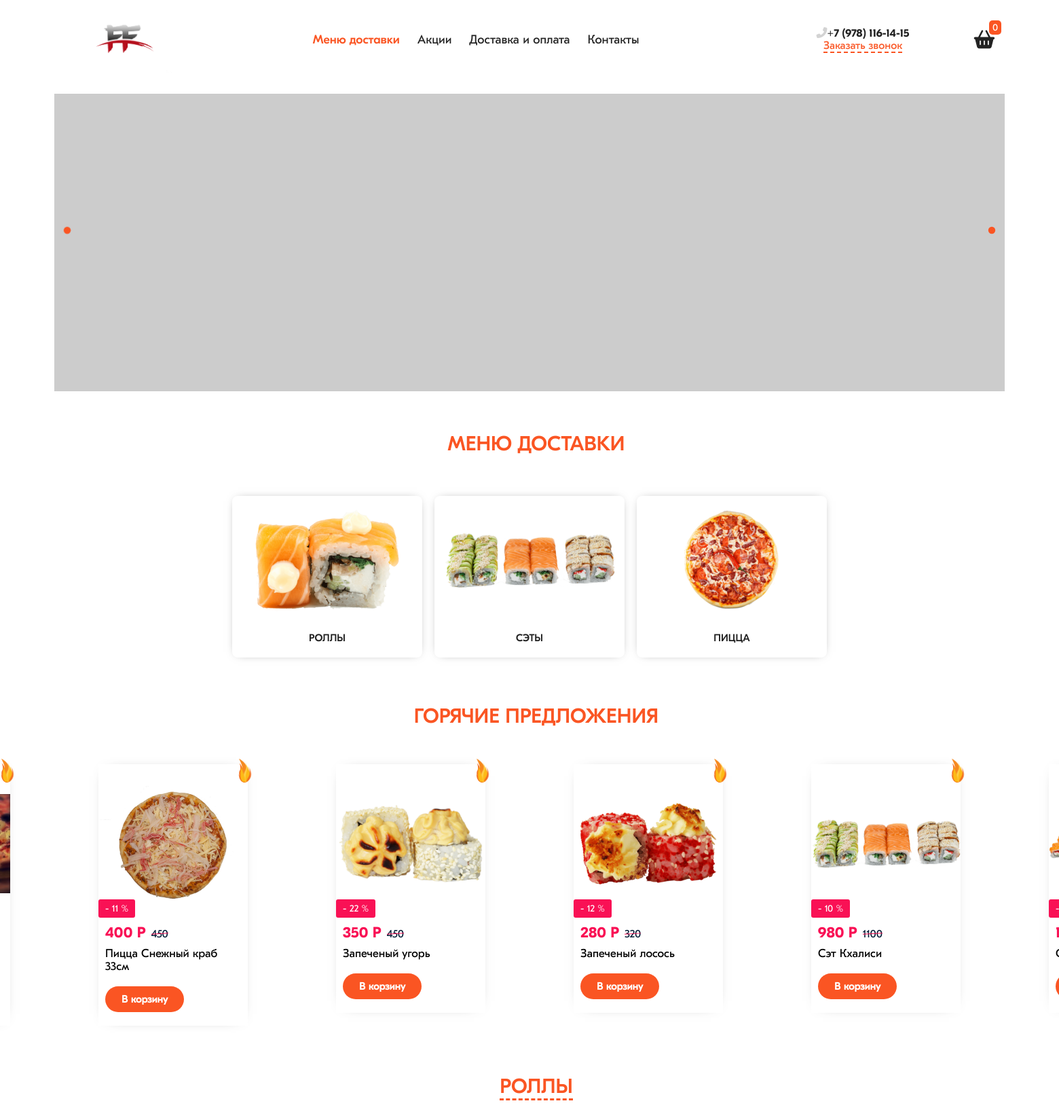
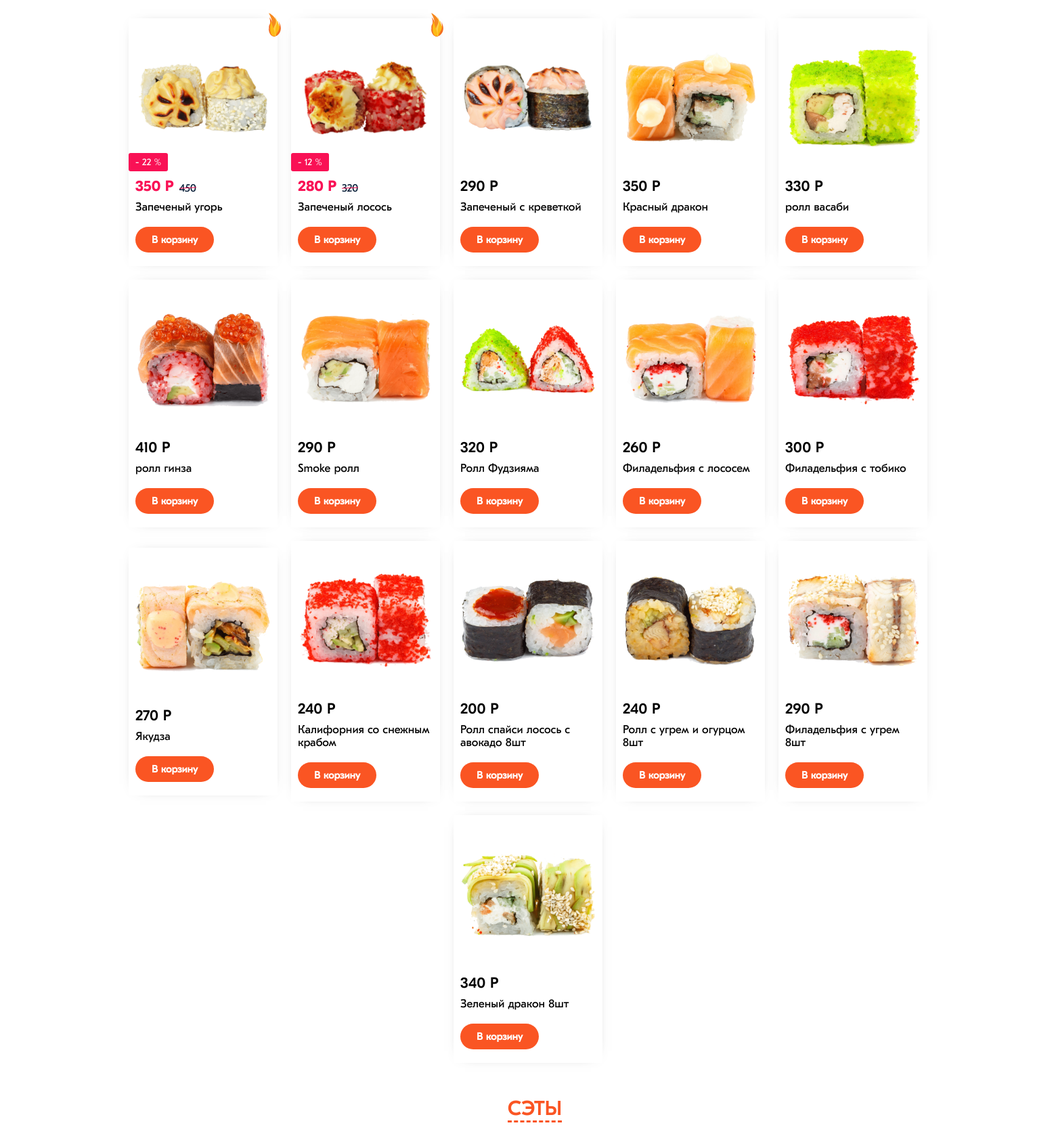
The app's page / (signed in, upper part) with its own data (2 pictures, top to bottom).
### cart/models.py (models this page shows, shortened)
class Cart(models.Model):
    created_at = models.DateTimeField(auto_now_add = True)
    session_key = models.CharField(max_length = 200)
    def items_in_cart(self):
        return len(self.item_set.all())

### products/models.py (models this page shows, shortened)
class Category(models.Model):
    slug = models.CharField(default = '', max_length = 300)
    name = models.CharField(default = '', max_length = 300)
    imgsrc = models.ImageField(upload_to="static/images/products", default = '')

class Product(models.Model):
    category = models.ForeignKey(Category,
    on_delete=models.CASCADE, default = None,)
    name = models.CharField(default = '', max_length = 300)
    price = models.IntegerField(default = 0)
    sale_price = models.IntegerField(default = 0,)
    description = models.CharField(default = '', max_length = 2000)
    imgsrc = models.ImageField(upload_to="static/images/products", default = '')
    def discount_perc(self):
        return int(((self.price - self.sale_price) / self.price) * 100)
    def has_sale(self):
        if self.sale_price > 0:
            return True
        else:
            return False

### products/views.py (the view)
# urls.py: path('', views.index, name = 'index'),
def index(request):
    cart = get_or_create_cart(request)
    session_key = get_session_key(request)
    categories = Category.objects.all()
    products = Product.objects.all()
    sale_products = Product.objects.filter(
        sale_price__gte = 1
    )
    return render(request, 'products/index.html', {
        'categories': categories,
        'products': products,
        'session_key': session_key,
        'cart': cart,
        'sale_products': sale_products,
    })

### products/templatetags/products_extras.py (called while the page is built)
@register.simple_tag
def is_in_cart(pr_id, cart):
    items = cart.item_set.all()
    exist = items.filter(
        cart = cart,
        pr_id = pr_id,
    ).exists()
    return exist

@register.simple_tag
def modify_imgsrc(imgsrc):
    img = imgsrc.url.replace('/static/images/products/', '')
    img = imgsrc.url.replace('static/images/products/', '')
    return '/static/images/products/' + img

### products/views.py (called while the page is built)
def get_session_key(request):
    if not request.session.session_key:
        request.session.create()
    return request.session.session_key

def get_or_create_cart(request):
    session_key = get_session_key(request)
    current_cart = Cart.objects.get_or_create(
        session_key = session_key,
    )[0],
    return current_cart[0]

### templates/products/index.html (shortened to what this page needs)
{% extends './base.html' %}
{% block content %}
   {% include './blocks/main__slider.html' %}
   {% include './blocks/categories.html' %}
   <div class="hot__container">
      <div class="cart__main__title">
         <div class="nice__title__center2"
         id="delivery__menu__title">
            Горячие предложения
         </div>
      </div>
      <div class="products__slider__main owl-carousel owl-theme">
      {% for product in sale_products  %}
         <div class="margin__auto">
         {% include './blocks/product_single.html' %}
         </div>
      {% endfor %}
      </div>
   </div>
   {% for category in categories %}
   <div class="cart__main__title">
    <div class="nice__title__center3"
    id="category-{{ category.id }}">
      <span>
        {{ category.name }}
      </span>
    </div>
</div>
   <div class="products__list__wrapper">
      {% for product in category.product_set.all  %}
         {% include './blocks/product_single.html' %}
      {% endfor %}
   </div>
{% endfor %}
      {% include './blocks/delivery_info.html' %}
{% endblock content %}

### templates/products/base.html (shortened to what this page needs)
{% load static %}
<html lang="en">
<head>
    <link rel="stylesheet" href="{% static 'plugins/magnific-popup.css' %}">
    <link href='https://css.gg/css' rel='stylesheet'>
    <link rel="stylesheet" href="{% static 'style.css' %}">
    <link rel="stylesheet" href="{% static 'slick/slick.css'%}">
    <link rel="stylesheet" href="{% static 'slick/slick-theme.css'%}">
    <link rel="stylesheet" href="{% static 'js/owlcarousel/owl.carousel.css'%}">
    <link rel="stylesheet" href="{% static 'js/owlcarousel/owl.theme.default.css'%}">
</head>
<body>
    {% block main_header %}
    <div class="main__header__block__wrapper">
    <div class="main__header__block">
        {% include './header.html' %}
    </div>
    {% endblock main_header %}
    </div>
    <div class="main__site__wrapper__main">
        <div class="main__site__wrapper">
            {% block content %}
            {% endblock content %}
        </div>
</body>
</html>

### templates/products/header.html (shortened to what this page needs)
{% load static %}
<div class="main__header__second">
    <a class="header__second__logo logo__big"
    href="{% url 'products:index' %}">
        <img src="{% static 'images/logo1.png' %}" alt="">
    </a>
    <div class="header__second__catalog">
        <div class="header__second__catalog__items">
            <a
            href="{% url 'products:index' %}#delivery__menu__title"
            class="main__anchor__header">
                Меню доставки
            </a>
        </div>
        <div class="header__second__catalog__items">
            <a href="{% url 'products:stock' %}">
                Акции
            </a>
        </div>
        <div class="header__second__catalog__items">
            <a
            href="{% url 'products:index' %}#delivery_info_main">
                Доставка и оплата
            </a>
        </div>
        <div class="header__second__catalog__items">
            <a
            href="{% url 'products:index' %}#contact_info_main">
                Контакты
            </a>
        </div>
    </div>
    <div class="main__header__phone">
        <div class="main__header__phone__main">
            <i class="fa fa-phone-alt"></i>
            <div class="main__header__phone__main__text">
                <a href="tel:+79781161415">
                    +7 (978) 116-14-15
                </a>
            </div>
        </div>
        <div class="main__header__phone__callme">
            <span class="main__header__phone__callme">
                Заказать звонок
            </span>
        </div>
    </div>
    <div class="header__second__icons">
        <a class="header__second__icons__item
        header__cart"
        href="{% url 'cart:index' %}">
            <i class="fa fa-shopping-basket
            header__basket"></i>
            <div class="cart__count__info">
                <span class="count__label">
                    {{ cart.items_in_cart }}
                </span>
            </div>
        </a>
    </div>
</div>

### templates/products/blocks/main__slider.html (shortened to what this page needs)
{% load static %}
<div class="page__main__slider__wrapper">
    <div class="page__main__slider">
        <div class="page__main__slider__img">
            <img src="https://placehold.it/2000x2000" alt="">
        </div>
    </div>
    <span class="prev main_slider_arrow"
    id="prev_main">
    </span>
    <span class="next main_slider_arrow"
    id="next_main">
    </span>
</div>

### templates/products/blocks/categories.html (shortened to what this page needs)
{% load static %}
{% load products_extras %}
<div class="cart__main__title">
    <div class="nice__title__center2"
    id="delivery__menu__title">
        Меню доставки
    </div>
</div>
<div class="categories__main">
    <div class="categories__main__content">
    {% for category in categories %}
    <a class="category__card"
    href="{% url 'products:index' %}#category-{{category.id}}">
        <div class="category__card__image">
        {% modify_imgsrc category.imgsrc as imgsrc %}
            <img src="{{ imgsrc }}"
            alt="">
        </div>
        <div class="category__card__title">
            <span>
                {{ category.name }}
            </span>
        </div>
    </a>
    {% endfor %}
</div>
</div>

### templates/products/blocks/product_single.html
{% load products_extras %}
<div class="product__item">
    <div class="product__item__image">
        {% if product.has_sale %}
        {% include './svg_fire.html' %}
        <div class="product__item__sale_hint">
            <span>
                - {{ product.discount_perc }} %
            </span>
        </div>
        {% endif %}
        <a href="{% url 'products:product' product.id %}">
        {% modify_imgsrc product.imgsrc as imgsrc %}
        <img src="{{ imgsrc }}" alt="">
        </a>
    </div>
    <div class="product__item__info">
        <div class="product__item__price">
        {% if product.has_sale %}
            <span class="product__item__price__sale">
                {{ product.sale_price }} Р
            </span>
            <span class="product__item__price__regular">
                {{ product.price }}
            </span>
            {% else %}
            <span class="product__item__price__regular2">
                {{ product.price }} Р
            </span>
        {% endif %}
        </div>
        <a class="product__item__name"
        href="{% url 'products:product' product.id %}">
            {{ product.name }}
        </a>
        <div class="product__item__addcart
        product__addtocart__global"
        value="{{ product.id }}">
        {% is_in_cart product.id cart as in_cart %}
            {% if in_cart %}
            <span class="in__cart__buttonstyle">
            Удалить с корзины
            </span>
            {% else %}
                <span class="not__incart__buttonstyle">
                    В корзину
                </span>
            {% endif %}
        </div>
    </div>
</div>

### templates/products/blocks/svg_fire.html (shortened to what this page needs)
<div class="mo-fire">
  </div>

### templates/products/blocks/delivery_info.html (shortened to what this page needs)
    </div>

### templates/products/blocks/contacts.html (shortened to what this page needs)
{% load static %}

### templates/products/footer.html (shortened to what this page needs)
{% load static %}

### records on screen
Category: shows a picture, name "РОЛЛЫ"
Category: shows a picture, name "СЭТЫ"
Category: shows a picture, name "ПИЦЦА"
Product: discount_perc "22", shows a picture, sale_price "350", price "450", name "Запеченый угорь", {{ product.id }} 1 (drawn)
Product: discount_perc "12", shows a picture, sale_price "280", price "320", name "Запеченый лосось", {{ product.id }} 2 (drawn)
Product: discount_perc "10", shows a picture, sale_price "980", price "1100", name "Сэт Кхалиси", {{ product.id }} 12 (drawn)
Product: shows a picture, {{ product.id }} 13 (drawn)
Product: shows a picture, {{ product.id }} 24 (drawn)
Product: discount_perc "11", shows a picture, sale_price "400", price "450", name "Пицца Снежный краб 33см", {{ product.id }} 31 (drawn)
Product: shows a picture, price "290", name "Запеченый с креветкой", {{ product.id }} 3 (drawn)
Product: shows a picture, price "350", name "Красный дракон", {{ product.id }} 4 (drawn)
Product: shows a picture, price "330", name "ролл васаби", {{ product.id }} 5 (drawn)
Product: shows a picture, price "410", name "ролл гинза", {{ product.id }} 6 (drawn)
Product: shows a picture, price "290", name "Smoke ролл", {{ product.id }} 7 (drawn)
Product: shows a picture, price "320", name "Ролл Фудзияма", {{ product.id }} 8 (drawn)
Product: shows a picture, price "260", name "Филадельфия с лососем", {{ product.id }} 9 (drawn)
Product: shows a picture, price "300", name "Филадельфия с тобико", {{ product.id }} 10 (drawn)
Product: shows a picture, price "270", name "Якудза", {{ product.id }} 11 (drawn)
Product: shows a picture, price "240", name "Калифорния со снежным крабом", {{ product.id }} 16 (drawn)
Product: shows a picture, price "200", name "Ролл спайси лосось с авокадо 8шт", {{ product.id }} 17 (drawn)
Product: shows a picture, price "240", name "Ролл с угрем и огурцом 8шт", {{ product.id }} 18 (drawn)
Product: shows a picture, price "290", name "Филадельфия с угрем 8шт", {{ product.id }} 19 (drawn)
Product: shows a picture, price "340", name "Зеленый дракон 8шт", {{ product.id }} 20 (drawn)
